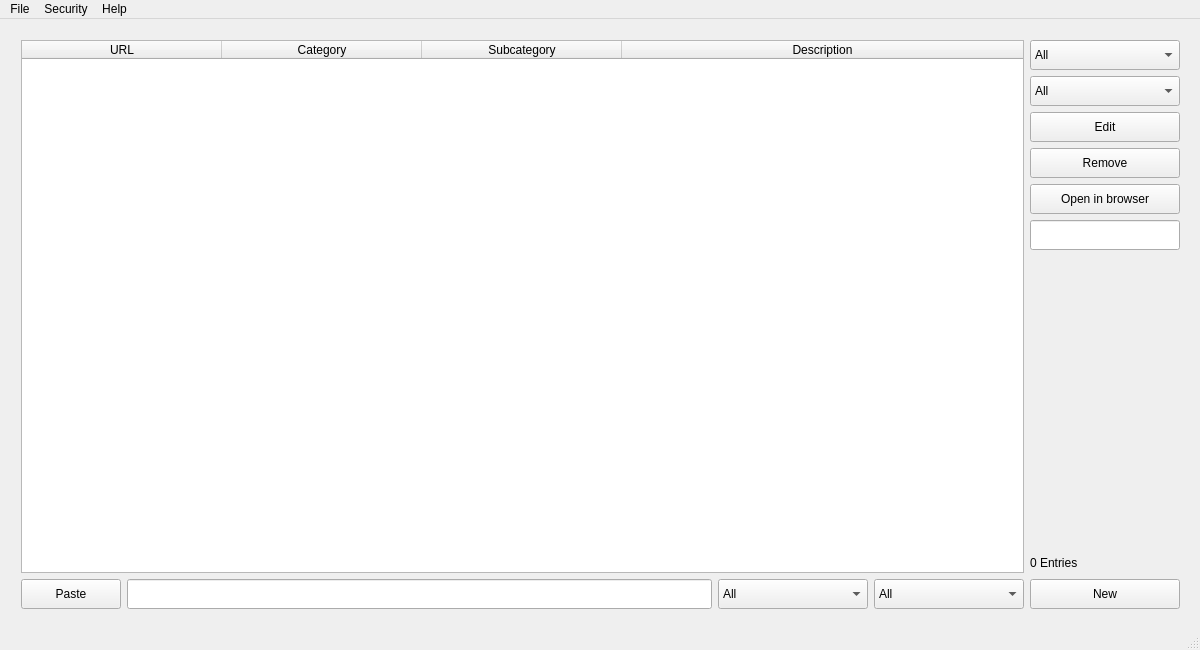
<?xml version="1.0" encoding="UTF-8"?>
<ui version="4.0">
 <class>MainWindow</class>
 <widget class="QMainWindow" name="MainWindow">
  <property name="windowModality">
   <enum>Qt::NonModal</enum>
  </property>
  <property name="geometry">
   <rect>
    <x>0</x>
    <y>0</y>
    <width>1200</width>
    <height>650</height>
   </rect>
  </property>
  <property name="minimumSize">
   <size>
    <width>1200</width>
    <height>650</height>
   </size>
  </property>
  <property name="maximumSize">
   <size>
    <width>1200</width>
    <height>650</height>
   </size>
  </property>
  <property name="windowTitle">
   <string>Bookmark Manager</string>
  </property>
  <property name="windowIcon">
   <iconset>
    <normaloff>very-basic-bookmark-icon.png</normaloff>very-basic-bookmark-icon.png</iconset>
  </property>
  <widget class="QWidget" name="centralWidget">
   <widget class="QWidget" name="gridLayoutWidget">
    <property name="geometry">
     <rect>
      <x>10</x>
      <y>10</y>
      <width>1181</width>
      <height>591</height>
     </rect>
    </property>
    <layout class="QGridLayout" name="gridLayout">
     <item row="21" column="0">
      <widget class="QPushButton" name="pasteButton">
       <property name="minimumSize">
        <size>
         <width>100</width>
         <height>30</height>
        </size>
       </property>
       <property name="text">
        <string>Paste</string>
       </property>
      </widget>
     </item>
     <item row="21" column="2">
      <widget class="QComboBox" name="inputCategory">
       <property name="minimumSize">
        <size>
         <width>150</width>
         <height>30</height>
        </size>
       </property>
       <item>
        <property name="text">
         <string>All</string>
        </property>
       </item>
       <item>
        <property name="text">
         <string>New...</string>
        </property>
       </item>
      </widget>
     </item>
     <item row="1" column="4">
      <widget class="QComboBox" name="filterSubcategory">
       <property name="minimumSize">
        <size>
         <width>150</width>
         <height>30</height>
        </size>
       </property>
       <item>
        <property name="text">
         <string>All</string>
        </property>
       </item>
      </widget>
     </item>
     <item row="21" column="1">
      <widget class="QLineEdit" name="inputURL">
       <property name="minimumSize">
        <size>
         <width>0</width>
         <height>30</height>
        </size>
       </property>
      </widget>
     </item>
     <item row="21" column="3">
      <widget class="QComboBox" name="inputSubcategory">
       <property name="minimumSize">
        <size>
         <width>150</width>
         <height>30</height>
        </size>
       </property>
       <item>
        <property name="text">
         <string>All</string>
        </property>
       </item>
       <item>
        <property name="text">
         <string>New...</string>
        </property>
       </item>
      </widget>
     </item>
     <item row="21" column="4">
      <widget class="QPushButton" name="newButton">
       <property name="minimumSize">
        <size>
         <width>150</width>
         <height>30</height>
        </size>
       </property>
       <property name="text">
        <string>New</string>
       </property>
      </widget>
     </item>
     <item row="0" column="4">
      <widget class="QComboBox" name="filterCategory">
       <property name="minimumSize">
        <size>
         <width>150</width>
         <height>30</height>
        </size>
       </property>
       <item>
        <property name="text">
         <string>All</string>
        </property>
       </item>
      </widget>
     </item>
     <item row="6" column="4" rowspan="5">
      <spacer name="verticalSpacer">
       <property name="orientation">
        <enum>Qt::Vertical</enum>
       </property>
       <property name="sizeHint" stdset="0">
        <size>
         <width>20</width>
         <height>40</height>
        </size>
       </property>
      </spacer>
     </item>
     <item row="2" column="4">
      <widget class="QPushButton" name="editButton">
       <property name="minimumSize">
        <size>
         <width>150</width>
         <height>30</height>
        </size>
       </property>
       <property name="text">
        <string>Edit</string>
       </property>
      </widget>
     </item>
     <item row="4" column="4">
      <widget class="QPushButton" name="browserButton">
       <property name="minimumSize">
        <size>
         <width>150</width>
         <height>30</height>
        </size>
       </property>
       <property name="text">
        <string>Open in browser</string>
       </property>
      </widget>
     </item>
     <item row="3" column="4">
      <widget class="QPushButton" name="removeButton">
       <property name="minimumSize">
        <size>
         <width>150</width>
         <height>30</height>
        </size>
       </property>
       <property name="text">
        <string>Remove</string>
       </property>
      </widget>
     </item>
     <item row="11" column="4">
      <widget class="QLabel" name="label">
       <property name="enabled">
        <bool>true</bool>
       </property>
       <property name="maximumSize">
        <size>
         <width>16777215</width>
         <height>20</height>
        </size>
       </property>
       <property name="text">
        <string>0 Entries</string>
       </property>
      </widget>
     </item>
     <item row="0" column="0" rowspan="12" colspan="4">
      <widget class="QTableWidget" name="tableBookmark">
       <property name="alternatingRowColors">
        <bool>true</bool>
       </property>
       <property name="selectionBehavior">
        <enum>QAbstractItemView::SelectRows</enum>
       </property>
       <property name="horizontalScrollMode">
        <enum>QAbstractItemView::ScrollPerPixel</enum>
       </property>
       <property name="sortingEnabled">
        <bool>true</bool>
       </property>
       <attribute name="horizontalHeaderCascadingSectionResizes">
        <bool>false</bool>
       </attribute>
       <attribute name="horizontalHeaderDefaultSectionSize">
        <number>200</number>
       </attribute>
       <attribute name="horizontalHeaderMinimumSectionSize">
        <number>40</number>
       </attribute>
       <attribute name="horizontalHeaderStretchLastSection">
        <bool>true</bool>
       </attribute>
       <column>
        <property name="text">
         <string>URL</string>
        </property>
       </column>
       <column>
        <property name="text">
         <string>Category</string>
        </property>
       </column>
       <column>
        <property name="text">
         <string>Subcategory</string>
        </property>
       </column>
       <column>
        <property name="text">
         <string>Description</string>
        </property>
       </column>
      </widget>
     </item>
     <item row="5" column="4">
      <widget class="QLineEdit" name="lineEdit">
       <property name="minimumSize">
        <size>
         <width>150</width>
         <height>30</height>
        </size>
       </property>
       <property name="maximumSize">
        <size>
         <width>150</width>
         <height>30</height>
        </size>
       </property>
      </widget>
     </item>
    </layout>
   </widget>
  </widget>
  <widget class="QMenuBar" name="menuBar">
   <property name="geometry">
    <rect>
     <x>0</x>
     <y>0</y>
     <width>1200</width>
     <height>21</height>
    </rect>
   </property>
   <widget class="QMenu" name="menuFile">
    <property name="title">
     <string>File</string>
    </property>
    <addaction name="actionNew"/>
    <addaction name="actionOpen"/>
    <addaction name="actionReload"/>
    <addaction name="separator"/>
    <addaction name="actionSave"/>
    <addaction name="actionSave_as"/>
    <addaction name="separator"/>
    <addaction name="actionImport"/>
    <addaction name="actionExport"/>
    <addaction name="actionExport_View"/>
    <addaction name="separator"/>
    <addaction name="actionExit"/>
   </widget>
   <widget class="QMenu" name="menuHelp">
    <property name="title">
     <string>Help</string>
    </property>
    <addaction name="actionHelp"/>
    <addaction name="actionSettings"/>
    <addaction name="actionAbout"/>
    <addaction name="separator"/>
    <addaction name="actionUpdate"/>
    <addaction name="actionReport_Bug"/>
   </widget>
   <widget class="QMenu" name="menuSecurity">
    <property name="title">
     <string>Security</string>
    </property>
    <addaction name="actionAdd_Encription"/>
    <addaction name="actionRemove_Encription"/>
   </widget>
   <addaction name="menuFile"/>
   <addaction name="menuSecurity"/>
   <addaction name="menuHelp"/>
  </widget>
  <widget class="QStatusBar" name="statusBar"/>
  <action name="actionExit">
   <property name="text">
    <string>Exit</string>
   </property>
  </action>
  <action name="actionSave">
   <property name="text">
    <string>Save</string>
   </property>
  </action>
  <action name="actionReload">
   <property name="text">
    <string>Reload</string>
   </property>
  </action>
  <action name="actionAbout">
   <property name="text">
    <string>About</string>
   </property>
  </action>
  <action name="actionAdd_Encription">
   <property name="text">
    <string>Add Encription</string>
   </property>
  </action>
  <action name="actionRemove_Encription">
   <property name="text">
    <string>Remove Encription</string>
   </property>
  </action>
  <action name="actionOpen">
   <property name="text">
    <string>Open</string>
   </property>
  </action>
  <action name="actionSave_as">
   <property name="text">
    <string>Save as...</string>
   </property>
  </action>
  <action name="actionSettings">
   <property name="text">
    <string>Settings</string>
   </property>
  </action>
  <action name="actionImport">
   <property name="text">
    <string>Import</string>
   </property>
  </action>
  <action name="actionExport">
   <property name="text">
    <string>Export</string>
   </property>
  </action>
  <action name="actionExport_View">
   <property name="text">
    <string>Export View</string>
   </property>
  </action>
  <action name="actionUpdate">
   <property name="text">
    <string>Update...</string>
   </property>
  </action>
  <action name="actionReport_Bug">
   <property name="text">
    <string>Report Bug...</string>
   </property>
  </action>
  <action name="actionHelp">
   <property name="text">
    <string>Help</string>
   </property>
  </action>
  <action name="actionNew">
   <property name="text">
    <string>New</string>
   </property>
  </action>
 </widget>
 <layoutdefault spacing="6" margin="11"/>
 <resources/>
 <connections/>
</ui>
